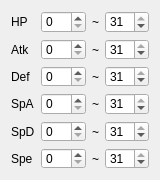
<?xml version="1.0" encoding="UTF-8"?>
<ui version="4.0">
 <class>IVFilter</class>
 <widget class="QWidget" name="IVFilter">
  <property name="geometry">
   <rect>
    <x>0</x>
    <y>0</y>
    <width>160</width>
    <height>180</height>
   </rect>
  </property>
  <property name="minimumSize">
   <size>
    <width>160</width>
    <height>180</height>
   </size>
  </property>
  <property name="maximumSize">
   <size>
    <width>200</width>
    <height>16777215</height>
   </size>
  </property>
  <property name="windowTitle">
   <string notr="true">IVFilter</string>
  </property>
  <layout class="QGridLayout" name="gridLayout">
   <item row="0" column="0">
    <widget class="Label" name="labelHP">
     <property name="sizePolicy">
      <sizepolicy hsizetype="Fixed" vsizetype="Preferred">
       <horstretch>0</horstretch>
       <verstretch>0</verstretch>
      </sizepolicy>
     </property>
     <property name="minimumSize">
      <size>
       <width>0</width>
       <height>0</height>
      </size>
     </property>
     <property name="text">
      <string>HP</string>
     </property>
    </widget>
   </item>
   <item row="0" column="1">
    <widget class="QSpinBox" name="spinBoxHPMin">
     <property name="maximumSize">
      <size>
       <width>200</width>
       <height>16777215</height>
      </size>
     </property>
     <property name="maximum">
      <number>31</number>
     </property>
    </widget>
   </item>
   <item row="0" column="2">
    <widget class="QLabel" name="labelHPSeperator">
     <property name="sizePolicy">
      <sizepolicy hsizetype="Fixed" vsizetype="Preferred">
       <horstretch>0</horstretch>
       <verstretch>0</verstretch>
      </sizepolicy>
     </property>
     <property name="text">
      <string notr="true">~</string>
     </property>
    </widget>
   </item>
   <item row="0" column="3">
    <widget class="QSpinBox" name="spinBoxHPMax">
     <property name="maximumSize">
      <size>
       <width>200</width>
       <height>16777215</height>
      </size>
     </property>
     <property name="maximum">
      <number>31</number>
     </property>
     <property name="value">
      <number>31</number>
     </property>
    </widget>
   </item>
   <item row="1" column="0">
    <widget class="Label" name="labelAtk">
     <property name="sizePolicy">
      <sizepolicy hsizetype="Fixed" vsizetype="Preferred">
       <horstretch>0</horstretch>
       <verstretch>0</verstretch>
      </sizepolicy>
     </property>
     <property name="text">
      <string>Atk</string>
     </property>
    </widget>
   </item>
   <item row="1" column="1">
    <widget class="QSpinBox" name="spinBoxAtkMin">
     <property name="maximum">
      <number>31</number>
     </property>
    </widget>
   </item>
   <item row="1" column="2">
    <widget class="QLabel" name="labelAtkSeperator">
     <property name="sizePolicy">
      <sizepolicy hsizetype="Fixed" vsizetype="Preferred">
       <horstretch>0</horstretch>
       <verstretch>0</verstretch>
      </sizepolicy>
     </property>
     <property name="text">
      <string notr="true">~</string>
     </property>
    </widget>
   </item>
   <item row="1" column="3">
    <widget class="QSpinBox" name="spinBoxAtkMax">
     <property name="maximum">
      <number>31</number>
     </property>
     <property name="value">
      <number>31</number>
     </property>
    </widget>
   </item>
   <item row="2" column="0">
    <widget class="Label" name="labelDef">
     <property name="sizePolicy">
      <sizepolicy hsizetype="Fixed" vsizetype="Preferred">
       <horstretch>0</horstretch>
       <verstretch>0</verstretch>
      </sizepolicy>
     </property>
     <property name="text">
      <string>Def</string>
     </property>
    </widget>
   </item>
   <item row="2" column="1">
    <widget class="QSpinBox" name="spinBoxDefMin">
     <property name="maximum">
      <number>31</number>
     </property>
    </widget>
   </item>
   <item row="2" column="2">
    <widget class="QLabel" name="labelDefSeperator">
     <property name="sizePolicy">
      <sizepolicy hsizetype="Fixed" vsizetype="Preferred">
       <horstretch>0</horstretch>
       <verstretch>0</verstretch>
      </sizepolicy>
     </property>
     <property name="text">
      <string notr="true">~</string>
     </property>
    </widget>
   </item>
   <item row="2" column="3">
    <widget class="QSpinBox" name="spinBoxDefMax">
     <property name="maximum">
      <number>31</number>
     </property>
     <property name="value">
      <number>31</number>
     </property>
    </widget>
   </item>
   <item row="3" column="0">
    <widget class="Label" name="labelSpA">
     <property name="sizePolicy">
      <sizepolicy hsizetype="Fixed" vsizetype="Preferred">
       <horstretch>0</horstretch>
       <verstretch>0</verstretch>
      </sizepolicy>
     </property>
     <property name="text">
      <string>SpA</string>
     </property>
    </widget>
   </item>
   <item row="3" column="1">
    <widget class="QSpinBox" name="spinBoxSpAMin">
     <property name="maximum">
      <number>31</number>
     </property>
    </widget>
   </item>
   <item row="3" column="2">
    <widget class="QLabel" name="labelSpASeperator">
     <property name="sizePolicy">
      <sizepolicy hsizetype="Fixed" vsizetype="Preferred">
       <horstretch>0</horstretch>
       <verstretch>0</verstretch>
      </sizepolicy>
     </property>
     <property name="text">
      <string notr="true">~</string>
     </property>
    </widget>
   </item>
   <item row="3" column="3">
    <widget class="QSpinBox" name="spinBoxSpAMax">
     <property name="maximum">
      <number>31</number>
     </property>
     <property name="value">
      <number>31</number>
     </property>
    </widget>
   </item>
   <item row="4" column="0">
    <widget class="Label" name="labelSpD">
     <property name="sizePolicy">
      <sizepolicy hsizetype="Fixed" vsizetype="Preferred">
       <horstretch>0</horstretch>
       <verstretch>0</verstretch>
      </sizepolicy>
     </property>
     <property name="text">
      <string>SpD</string>
     </property>
    </widget>
   </item>
   <item row="4" column="1">
    <widget class="QSpinBox" name="spinBoxSpDMin">
     <property name="maximum">
      <number>31</number>
     </property>
    </widget>
   </item>
   <item row="4" column="2">
    <widget class="QLabel" name="labelSpDSeperator">
     <property name="sizePolicy">
      <sizepolicy hsizetype="Fixed" vsizetype="Preferred">
       <horstretch>0</horstretch>
       <verstretch>0</verstretch>
      </sizepolicy>
     </property>
     <property name="text">
      <string notr="true">~</string>
     </property>
    </widget>
   </item>
   <item row="4" column="3">
    <widget class="QSpinBox" name="spinBoxSpDMax">
     <property name="maximum">
      <number>31</number>
     </property>
     <property name="value">
      <number>31</number>
     </property>
    </widget>
   </item>
   <item row="5" column="0">
    <widget class="Label" name="labelSpe">
     <property name="sizePolicy">
      <sizepolicy hsizetype="Fixed" vsizetype="Preferred">
       <horstretch>0</horstretch>
       <verstretch>0</verstretch>
      </sizepolicy>
     </property>
     <property name="text">
      <string>Spe</string>
     </property>
    </widget>
   </item>
   <item row="5" column="1">
    <widget class="QSpinBox" name="spinBoxSpeMin">
     <property name="maximum">
      <number>31</number>
     </property>
    </widget>
   </item>
   <item row="5" column="2">
    <widget class="QLabel" name="labelSpeSeperator">
     <property name="sizePolicy">
      <sizepolicy hsizetype="Fixed" vsizetype="Preferred">
       <horstretch>0</horstretch>
       <verstretch>0</verstretch>
      </sizepolicy>
     </property>
     <property name="text">
      <string notr="true">~</string>
     </property>
    </widget>
   </item>
   <item row="5" column="3">
    <widget class="QSpinBox" name="spinBoxSpeMax">
     <property name="maximum">
      <number>31</number>
     </property>
     <property name="value">
      <number>31</number>
     </property>
    </widget>
   </item>
  </layout>
 </widget>
 <customwidgets>
  <customwidget>
   <class>Label</class>
   <extends>QLabel</extends>
   <header>Forms/Controls/Label.hpp</header>
   <slots>
    <signal>pressed(int)</signal>
   </slots>
  </customwidget>
 </customwidgets>
 <tabstops>
  <tabstop>spinBoxHPMin</tabstop>
  <tabstop>spinBoxHPMax</tabstop>
  <tabstop>spinBoxAtkMin</tabstop>
  <tabstop>spinBoxAtkMax</tabstop>
  <tabstop>spinBoxDefMin</tabstop>
  <tabstop>spinBoxDefMax</tabstop>
  <tabstop>spinBoxSpAMin</tabstop>
  <tabstop>spinBoxSpAMax</tabstop>
  <tabstop>spinBoxSpDMin</tabstop>
  <tabstop>spinBoxSpDMax</tabstop>
  <tabstop>spinBoxSpeMin</tabstop>
  <tabstop>spinBoxSpeMax</tabstop>
 </tabstops>
 <resources/>
 <connections>
  <connection>
   <sender>labelSpe</sender>
   <signal>pressed(int)</signal>
   <receiver>IVFilter</receiver>
   <slot>changeCompareSpe(int)</slot>
   <hints>
    <hint type="sourcelabel">
     <x>27</x>
     <y>155</y>
    </hint>
    <hint type="destinationlabel">
     <x>24</x>
     <y>170</y>
    </hint>
   </hints>
  </connection>
  <connection>
   <sender>labelSpD</sender>
   <signal>pressed(int)</signal>
   <receiver>IVFilter</receiver>
   <slot>changeCompareSpD(int)</slot>
   <hints>
    <hint type="sourcelabel">
     <x>10</x>
     <y>129</y>
    </hint>
    <hint type="destinationlabel">
     <x>93</x>
     <y>171</y>
    </hint>
   </hints>
  </connection>
  <connection>
   <sender>labelSpA</sender>
   <signal>pressed(int)</signal>
   <receiver>IVFilter</receiver>
   <slot>changeCompareSpA(int)</slot>
   <hints>
    <hint type="sourcelabel">
     <x>14</x>
     <y>101</y>
    </hint>
    <hint type="destinationlabel">
     <x>100</x>
     <y>92</y>
    </hint>
   </hints>
  </connection>
  <connection>
   <sender>labelDef</sender>
   <signal>pressed(int)</signal>
   <receiver>IVFilter</receiver>
   <slot>changeCompareDef(int)</slot>
   <hints>
    <hint type="sourcelabel">
     <x>22</x>
     <y>75</y>
    </hint>
    <hint type="destinationlabel">
     <x>153</x>
     <y>65</y>
    </hint>
   </hints>
  </connection>
  <connection>
   <sender>labelAtk</sender>
   <signal>pressed(int)</signal>
   <receiver>IVFilter</receiver>
   <slot>changeCompareAtk(int)</slot>
   <hints>
    <hint type="sourcelabel">
     <x>23</x>
     <y>48</y>
    </hint>
    <hint type="destinationlabel">
     <x>367</x>
     <y>54</y>
    </hint>
   </hints>
  </connection>
  <connection>
   <sender>labelHP</sender>
   <signal>pressed(int)</signal>
   <receiver>IVFilter</receiver>
   <slot>changeCompareHP(int)</slot>
   <hints>
    <hint type="sourcelabel">
     <x>15</x>
     <y>18</y>
    </hint>
    <hint type="destinationlabel">
     <x>316</x>
     <y>34</y>
    </hint>
   </hints>
  </connection>
 </connections>
 <slots>
  <slot>changeCompareHP(int)</slot>
  <slot>changeCompareAtk(int)</slot>
  <slot>changeCompareDef(int)</slot>
  <slot>changeCompareSpA(int)</slot>
  <slot>changeCompareSpD(int)</slot>
  <slot>changeCompareSpe(int)</slot>
 </slots>
</ui>
